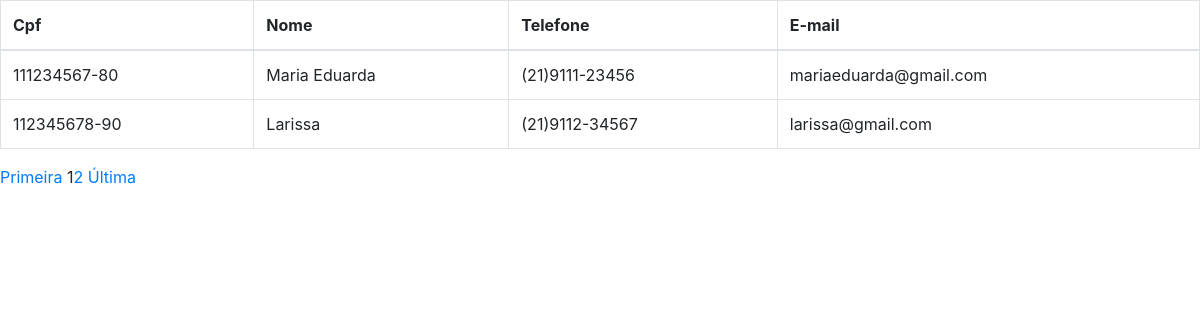
The page /relcliente.php on the database its author committed.
### tables this page shows
CREATE TABLE `cliente` (
  `cpf` char(12) NOT NULL PRIMARY KEY,
  `nome` varchar(60) NOT NULL,
  `telefone` varchar(15) NOT NULL,
  `email` varchar(150) NOT NULL,
  `cep` char(9) NOT NULL,
  `numerocasa` int(11) NOT NULL,
  `complemento` varchar(30) DEFAULT NULL,
  `senha` varchar(30) NOT NULL);

### relcliente.php (the view, shortened to what this page needs)
<?php
    require_once 'conexao.php';
    require_once 'head.php';
    $pagatual = filter_input(INPUT_GET, "page", FILTER_SANITIZE_NUMBER_INT);
	$pag = (!empty($pagatual)) ? $pagatual : 1;
    $limitereg = 2;
    $inicio = ($limitereg * $pag) - $limitereg;
    $busca = "SELECT cpf,nome,telefone,email from
    cliente LIMIT $inicio , $limitereg";
    $resultado= $conn->prepare($busca);
    $resultado->execute();
    if (($resultado) AND ($resultado->rowCount() != 0)) {
?>
<table class="table table-bordered">
    <thead>
        <th>Cpf</th>
        <th>Nome</th>
        <th>Telefone</th>
        <th>E-mail</th>
    </thead>
<tbody>
<?php
    while ($linha = $resultado->fetch(PDO::FETCH_ASSOC)) {
    extract($linha);
?>
<tr>
    <td><?php echo $cpf; ?></td>
    <td><?php echo $nome; ?></td>
    <td><?php echo $telefone; ?></td>
    <td><?php echo $email; ?></td>
</tr>
<?php
    }
?>
</tbody>
</table>
<?php
    }
    $qtregistro = "SELECT COUNT(cpf) AS registros FROM cliente";
    $resultado = $conn->prepare($qtregistro);
    $resultado->execute();
    $resposta = $resultado->fetch(PDO::FETCH_ASSOC);
    $qnt_pagina = ceil($resposta['registros'] / $limitereg);
     $maximo = 2;
     echo "<a href='relcliente.php?page=1'>Primeira</a> ";
   echo "$pag";
   for ($proxima = $pag + 1; $proxima <= $pag + $maximo; $proxima++) {
       if ($proxima <= $qnt_pagina) {
           echo "<a href='relcliente.php?page=$proxima'>$proxima</a> ";
       }
   }
   echo "<a href='relcliente.php?page=$qnt_pagina'>Última</a> ";
?>

### rows shown on the page
cliente: cpf "111234567-80", nome "Maria Eduarda", telefone "(21)9111-23456", email "mariaeduarda@gmail.com"
cliente: cpf "112345678-90", nome "Larissa", telefone "(21)9112-34567", email "larissa@gmail.com"

### other values the page prints
$pag "1"
